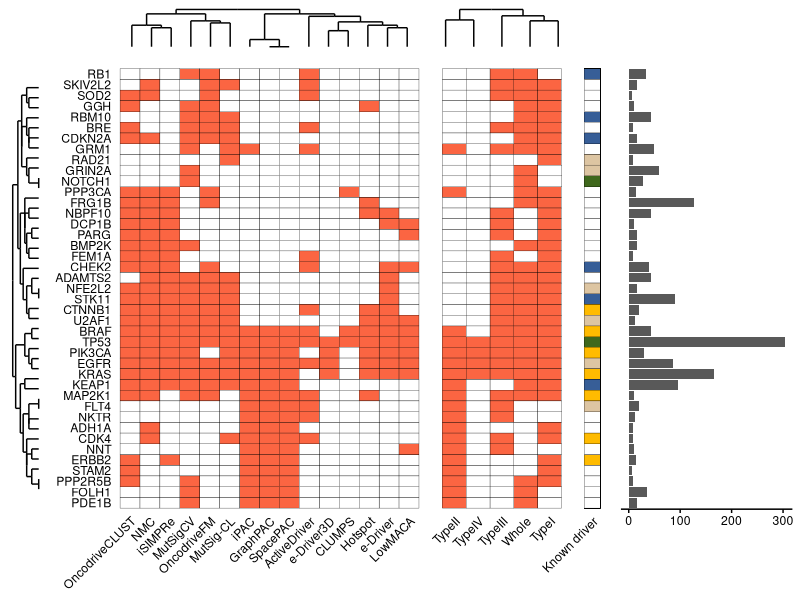

Write the R code that produced this figure.
library (ggplot2)
library (pheatmap)
library (reshape2)
library (gridExtra)
library (gplots)
library (ggdendro)
library (grid)

#NOW WE GO FOR PART "B"

pipeline.res <- read.table ("../raw_data/matrix_luad.txt", sep = "\t", header = TRUE, check.names = FALSE)

#THIS ADJUSTS THE ORDER OF THE "MODE OF ACTION" LEGEND
pipeline.res$Mode <- factor (pipeline.res$Mode, levels = c ("OG", "TSG", "OG/TSG", "Unk", "N/A"))

#WE SUBSET TO THE FRACTION OF GENES WE WANT
#I LIMITED THE PLOT TO GENES DETECTED BY FIVE OR MORE METHODS, OR KNOWN DRIVER GENES IN THAT TISSUE DETECTED AT LEAST ONCE
#FEEL FREE TO ADJUST TO ADD OTHER GENES
pipe.sig <- subset (pipeline.res, Detected > 3 | (Detected > 0 & KnownDriver != "No"))

#SUBSET ONLY THE PART WE WANT
mat.plot <- pipe.sig[,c ("Gene", "MutSigCV", "OncodriveFM", "OncodriveCLUST", "NMC", "MutSig-CL", "e-Driver", "e-Driver3D", "iPAC", "GraphPAC", "SpacePAC", "CLUMPS", "iSIMPRe", "ActiveDriver", "Hotspot", "LowMACA")]
mat.melt <- melt (mat.plot)

#BINARIZE THE PREDICTIONS INSTEAD OF P-VALS
mat.melt$value <- ifelse (mat.melt$value < 0.05, 1, 0)

#RE-CREATE THE MATRIX
mat.plot <- acast (mat.melt, Gene ~ variable, value.var = "value")

#CALC THE CLUSTERING FOR THE METHODS AND GET THE DENDROGRAM
model.meth <- hclust (dist (t(mat.plot)))
dhc.meth <- as.dendrogram (model.meth)
ddata.meth <- dendro_data (dhc.meth, type = "rectangle")
dendro.meth <- ggplot (segment (ddata.meth)) + geom_segment (aes (x = x, y = y, xend = xend, yend = yend)) + theme (panel.background = element_blank(), axis.text = element_blank(), axis.ticks = element_blank(), axis.title = element_blank())

#CALC THE CLUSTERING FOR THE GENES AND GET THE DENDROGRAM
model.gene <- hclust (dist (mat.plot))
dhc.gene <- as.dendrogram (model.gene)
ddata.gene <- dendro_data (dhc.gene, type = "rectangle")
dendro.gene <- ggplot (segment (ddata.gene)) + geom_segment (aes (x = -x, y = -y, xend = -xend, yend = -yend)) + theme (panel.background = element_blank(), axis.text = element_blank(), axis.ticks = element_blank(), axis.title = element_blank()) + coord_flip ()

#RE-ORDER THE GENES
pipe.sig$Gene <- factor (pipe.sig$Gene, levels = rev(rownames (mat.plot)[model.gene$order]))
pipe.melt <- melt (pipe.sig)
pipe.npat <- pipe.melt

#BINARIZE THE PREDICTIONS INSTEAD OF P-VALS
pipe.melt$value <- ifelse (pipe.melt$value < 0.05, "Yes", "No")

#RE-ORDER THE METHODS
methods.sorted <- colnames (mat.plot)[model.meth$order]
methods.sorted[16] <- "NPat"
methods.sorted[17] <- "Detected"
pipe.melt$variable <- factor (pipe.melt$variable, levels = methods.sorted)

#PREPARE THE PLOTS
heat.plot <- ggplot (subset (pipe.melt, !(variable %in% c("NPat", "Detected"))), aes (x = variable, y = Gene)) + geom_tile (aes (fill = value), color = "black") + theme (axis.text = element_text (color = "black"), axis.text.x = element_text (angle = 45, hjust = 1), axis.ticks = element_blank(), axis.line = element_blank(), panel.background = element_blank(), axis.title = element_blank(), legend.position = "none") + scale_fill_manual (name = "Detected", values = c("white", "#FB6542"))
npat.plot <- ggplot (subset (pipe.npat, variable == "NPat"), aes (x = Gene, y = value)) + geom_bar (stat = "identity") + coord_flip() + theme (axis.text.y = element_blank(), axis.ticks.y = element_blank(), axis.title = element_blank(), axis.text.x = element_text (color = "black"), axis.ticks.x = element_line (color = "black"), axis.line.x = element_line (color = "black"), panel.background = element_blank())
known.plot <- ggplot (pipe.melt, aes (x = "Known driver", y = Gene)) + geom_tile (aes (fill = Mode), color = "black") + theme (axis.text.y = element_blank(), axis.ticks = element_blank(), axis.title = element_blank(), axis.text.x = element_text (color = "black", angle = 45, hjust = 1), legend.position = "none", panel.background = element_blank()) + scale_fill_manual (values = c ("#FFBB00", "#375E97", "#3F681C", "#DDC5A2", "white"))
empty.plot <- rectGrob(gp=gpar(col="white"))

#CREATE THE SUMMARY PER CATEGORIES
pipeline.back <- pipeline.res
pipeline.back$Whole <- apply (pipeline.res[,c("OncodriveFM", "MutSigCV")], 1, min)
pipeline.back$TypeI <- apply (pipeline.res[,c("NMC", "OncodriveCLUST", "MutSig-CL", "Hotspot", "iSIMPRe")], 1, min)
pipeline.back$TypeII <- apply (pipeline.res[,c("GraphPAC", "iPAC", "SpacePAC", "CLUMPS")], 1, min)
pipeline.back$TypeIII <- apply (pipeline.res[,c("ActiveDriver", "e-Driver", "LowMACA")], 1, min)
pipeline.back$TypeIV <- pipeline.res$'e-Driver3D'

pipe.back.sig <- subset (pipeline.back, Detected > 3 | (Detected > 0 & KnownDriver != "No"))

mat.back.plot <- pipe.back.sig[,c ("Gene", "Whole", "TypeI", "TypeII", "TypeIII", "TypeIV")]
mat.back.melt <- melt (mat.back.plot)
mat.back.melt$value <- ifelse (mat.back.melt$value < 0.05, 1, 0)
mat.back.plot <- acast (mat.back.melt, Gene ~ variable, value.var = "value")

#CALC DENDROGRAM FROM CATEGORIES
model.type <- hclust (dist (t(mat.back.plot)))
dhc.type <- as.dendrogram (model.type)
ddata.type <- dendro_data (dhc.type, type = "rectangle")
dendro.type <- ggplot (segment (ddata.type)) + geom_segment (aes (x = x, y = y, xend = xend, yend = yend)) + theme (panel.background = element_blank(), axis.text = element_blank(), axis.ticks = element_blank(), axis.title = element_blank())

pipe.back.sig$Gene <- factor (pipe.back.sig$Gene, levels = rev(rownames (mat.plot)[model.gene$order]))
pipe.back.melt <- melt (pipe.back.sig[,c ("Gene", "Whole", "TypeI", "TypeII", "TypeIII", "TypeIV", "NPat", "Detected", "KnownDriver")])
pipe.back.melt$value <- ifelse (pipe.back.melt$value < 0.05, "Yes", "No")

#ORDER CATEGORIES
types.sorted <- colnames (mat.back.plot)[model.type$order]
types.sorted[6] <- "NPat"
types.sorted[7] <- "Detected"
pipe.back.melt$variable <- factor (pipe.back.melt$variable, levels = types.sorted)

#CREATE THE PLOT FOR THE CATEGORIES
type.plot <- ggplot (subset (pipe.back.melt, !(variable %in% c("NPat", "Detected"))), aes (x = variable, y = Gene)) + geom_tile (aes (fill = value), color = "black") + theme (axis.text = element_text (color = "black"), axis.text.x = element_text (angle = 45, hjust = 1), axis.ticks = element_blank(), axis.line = element_blank(), panel.background = element_blank(), axis.title = element_blank(), legend.position = "none") + scale_fill_manual (name = "Detected", values = c("white", "#FB6542")) + theme (axis.text.y = element_blank())

#ADJUST HEIGHTS OF THE METHODS
gA=ggplot_gtable(ggplot_build(heat.plot))
gB=ggplot_gtable(ggplot_build(type.plot))
gC=ggplot_gtable(ggplot_build(known.plot))
gD=ggplot_gtable(ggplot_build(npat.plot))
gE=ggplot_gtable(ggplot_build(dendro.gene))
maxHeight = grid::unit.pmax(gA$heights, gB$heights, gC$heights, gD$heights, gE$heights)
gA$heights <- as.list(maxHeight)
gB$heights <- as.list(maxHeight)
gC$heights <- as.list(maxHeight)
gD$heights <- as.list(maxHeight)
gE$heights <- as.list(maxHeight)

gF=ggplot_gtable(ggplot_build(dendro.meth))
gG=ggplot_gtable(ggplot_build(dendro.type))

maxWidth = grid::unit.pmax(gA$widths, gF$widths)
gA$widths <- as.list(maxWidth)
gF$widths <- as.list(maxWidth)

maxWidth = grid::unit.pmax(gB$widths, gG$widths)
gB$widths <- as.list(maxWidth)
gG$widths <- as.list(maxWidth)

#ARRANGE IT ALL
grid.arrange (empty.plot, gF, gG, empty.plot, empty.plot, gE, gA, gB, gC, gD, nrow = 2, widths = c (1/10, 4/5, 3/10, 2/25, 2/5), heights = c (1/10, 9/10))
